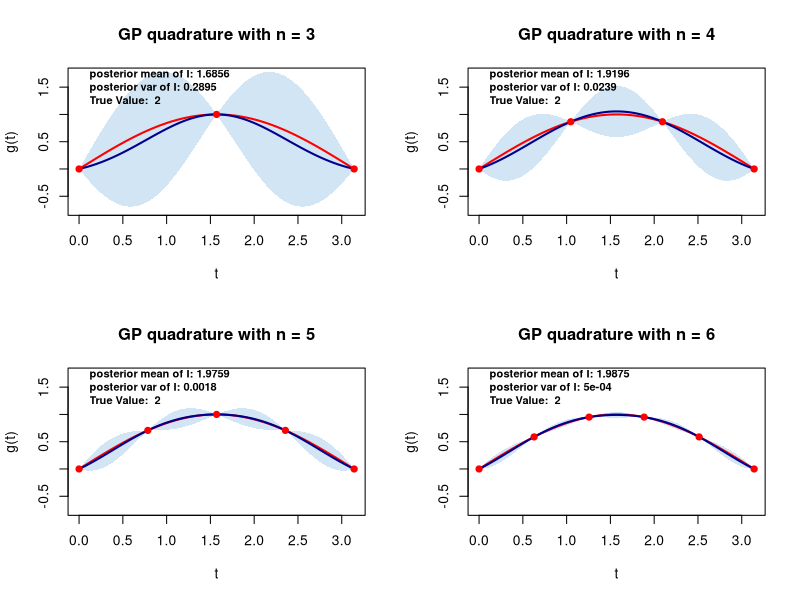

Reproduce this figure in R.

# Set up functions
g_true <- function(t) sin(t)
true_val <- 2 # Integral of sin(t) from 0 to pi
cov_sqexp <- function(t1, t2, l) exp(-0.5 * (t1 - t2)^2 / l^2)

# Set up variables
a <- 0; b <- pi # limits of integration
n_samples <- c(3,4,5,6)
l_param <- 0.8

# Dense grid for plotting the surrogate function g(t)
t_grid <- seq(a, b, length.out = 200)

# Create a 2x2 plotting grid
par(mfrow = c(2, 2))

for (i in 1:4){
  
    # Nodes and function evaluations
    t_nodes <- seq(a, b, length.out = n_samples[i])
    y_nodes <- g_true(t_nodes)
    
    # posterior mean and variance calculation
    C <- outer(t_nodes, t_nodes, cov_sqexp, l = l_param)
    c_star <- outer(t_grid, t_nodes, cov_sqexp, l = l_param)
    C_inv <- solve(C + diag(1e-8, n_samples[i])) 
    
    mu_post <- c_star %*% C_inv %*% y_nodes
    var_post <- 1 - rowSums((c_star %*% C_inv) * c_star)
    sd_post <- sqrt(pmax(0, var_post))
    
    # Plotting results
    plot(t_grid, g_true(t_grid), type = "n", ylim = c(-0.75, 1.75), xlim = c(a,b), 
         main = paste("GP quadrature with n =", n_samples[i]), 
         xlab = "t", ylab = "g(t)")
    
    polygon(c(t_grid, rev(t_grid)), 
            c(mu_post + 2*sd_post, rev(mu_post - 2*sd_post)), 
            col = rgb(0.1, 0.5, 0.8, 0.2), border = NA)
    
    lines(t_grid, g_true(t_grid), col = "red", lty = 1, lwd = 2) # lty instead of linetype
    lines(t_grid, mu_post, col = "darkblue", lwd = 2)             
    points(t_nodes, y_nodes, col = "red", pch = 19, cex = 1)
    
    # legend("topright", legend=c("g(t)", "posterior mean", "posterior variance"),
    #        col=c("gray", "darkblue", rgb(0.1, 0.5, 0.8, 0.2)), lty=c(2, 1, 1), lwd=2)
    
    
    # Ingredients for the GP quadrature estimate of I
    c_vec <- sapply(t_nodes, function(ti) {
      integrate(function(t) cov_sqexp(t, ti, l = l_param), lower = a, upper = b)$value
    })
    # GP quadrature weights: w = c_vec^T * C^-1
    weights <- t(c_vec) %*% C_inv
    # Double integral of the covariance minus c_vec^T * C^-1 * c_vec
    initial_variance <- integrate(function(t1) {
      sapply(t1, function(t1_val) {
        integrate(function(t2) cov_sqexp(t1_val, t2, l = l_param), a, b)$value
      })
    }, a, b)$value
    
    # Sum of (weights * observations)
    quad_estimate <- sum(weights * y_nodes)
    quad_variance <- initial_variance - (t(c_vec) %*% C_inv %*% c_vec)
    
    # Add numerical results to the plot
    text_x <- a + 0.025
    text_y <- 1.4
    text(text_x, text_y, pos = 4, labels = paste0(
      "posterior mean of I: ", round(quad_estimate, 4), "\n",
      "posterior var of I: ", round(quad_variance, 4), "\n",
      "True Value:  ", round(true_val, 4) #, "\n",
      #"Abs Error:   ", round(abs(true_val - quad_estimate), 6)
    ), cex = 0.8, font = 2)

    }    
